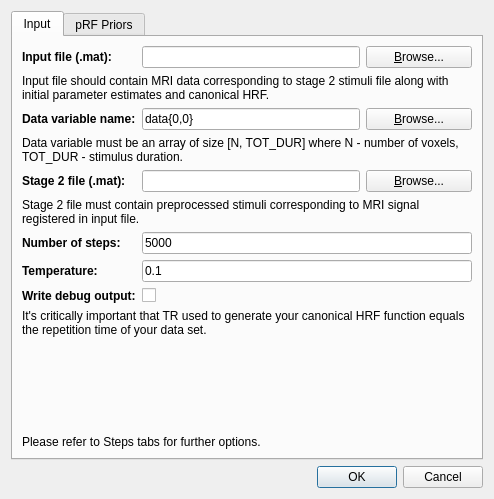
<?xml version="1.0" encoding="UTF-8"?>
<ui version="4.0">
 <class>PrfSamplingDialogCanonical</class>
 <widget class="QDialog" name="PrfSamplingDialogCanonical">
  <property name="geometry">
   <rect>
    <x>0</x>
    <y>0</y>
    <width>494</width>
    <height>499</height>
   </rect>
  </property>
  <property name="windowTitle">
   <string>QPrf - Posterior Sampling (Canonical HRF)</string>
  </property>
  <layout class="QVBoxLayout" name="verticalLayout">
   <item>
    <widget class="QTabWidget" name="tabWidget">
     <property name="currentIndex">
      <number>0</number>
     </property>
     <widget class="QWidget" name="tab">
      <attribute name="title">
       <string>Input</string>
      </attribute>
      <layout class="QGridLayout" name="gridLayout" columnstretch="0,0,0,0">
       <item row="0" column="0">
        <widget class="QLabel" name="label">
         <property name="font">
          <font>
           <weight>75</weight>
           <bold>true</bold>
          </font>
         </property>
         <property name="text">
          <string>Input file (.mat):</string>
         </property>
        </widget>
       </item>
       <item row="1" column="0" colspan="4">
        <widget class="QLabel" name="label_4">
         <property name="text">
          <string>Input file should contain MRI data corresponding to stage 2 stimuli file along with initial parameter estimates and canonical HRF.</string>
         </property>
         <property name="wordWrap">
          <bool>true</bool>
         </property>
        </widget>
       </item>
       <item row="10" column="0" colspan="4">
        <spacer name="verticalSpacer_2">
         <property name="orientation">
          <enum>Qt::Vertical</enum>
         </property>
         <property name="sizeHint" stdset="0">
          <size>
           <width>20</width>
           <height>40</height>
          </size>
         </property>
        </spacer>
       </item>
       <item row="9" column="0" colspan="4">
        <widget class="QLabel" name="label_24">
         <property name="sizePolicy">
          <sizepolicy hsizetype="Preferred" vsizetype="Preferred">
           <horstretch>0</horstretch>
           <verstretch>0</verstretch>
          </sizepolicy>
         </property>
         <property name="text">
          <string>It's critically important that TR used to generate your canonical HRF function equals the repetition time of your data set.</string>
         </property>
         <property name="wordWrap">
          <bool>true</bool>
         </property>
        </widget>
       </item>
       <item row="4" column="1" colspan="2">
        <widget class="QLineEdit" name="stage2FileName_lineEdit"/>
       </item>
       <item row="0" column="3">
        <widget class="QPushButton" name="dataFileBrowse_pushButton">
         <property name="text">
          <string>&amp;Browse...</string>
         </property>
        </widget>
       </item>
       <item row="3" column="0" colspan="4">
        <widget class="QLabel" name="label_5">
         <property name="text">
          <string>Data variable must be an array of size [N, TOT_DUR] where N - number of voxels, TOT_DUR - stimulus duration.</string>
         </property>
         <property name="wordWrap">
          <bool>true</bool>
         </property>
        </widget>
       </item>
       <item row="2" column="0">
        <widget class="QLabel" name="label_2">
         <property name="font">
          <font>
           <weight>75</weight>
           <bold>true</bold>
          </font>
         </property>
         <property name="text">
          <string>Data variable name:</string>
         </property>
        </widget>
       </item>
       <item row="6" column="1" colspan="3">
        <widget class="QLineEdit" name="numOfSteps_lineEdit">
         <property name="text">
          <string>5000</string>
         </property>
        </widget>
       </item>
       <item row="4" column="0">
        <widget class="QLabel" name="label_3">
         <property name="font">
          <font>
           <weight>75</weight>
           <bold>true</bold>
          </font>
         </property>
         <property name="text">
          <string>Stage 2 file (.mat):</string>
         </property>
        </widget>
       </item>
       <item row="7" column="0">
        <widget class="QLabel" name="label_20">
         <property name="font">
          <font>
           <weight>75</weight>
           <bold>true</bold>
          </font>
         </property>
         <property name="text">
          <string>Temperature:</string>
         </property>
        </widget>
       </item>
       <item row="2" column="3">
        <widget class="QPushButton" name="dataVarSpecBrowse_pushButton">
         <property name="text">
          <string>&amp;Browse...</string>
         </property>
        </widget>
       </item>
       <item row="0" column="1" colspan="2">
        <widget class="QLineEdit" name="dataFileName_lineEdit"/>
       </item>
       <item row="4" column="3">
        <widget class="QPushButton" name="stage2FileBrowse_pushButton">
         <property name="text">
          <string>&amp;Browse...</string>
         </property>
        </widget>
       </item>
       <item row="2" column="1" colspan="2">
        <widget class="QLineEdit" name="dataVarSpec_lineEdit">
         <property name="text">
          <string>data{0,0}</string>
         </property>
        </widget>
       </item>
       <item row="7" column="1" colspan="3">
        <widget class="QLineEdit" name="temperature_lineEdit">
         <property name="text">
          <string>0.1</string>
         </property>
        </widget>
       </item>
       <item row="11" column="0" colspan="4">
        <widget class="QLabel" name="label_21">
         <property name="text">
          <string>Please refer to Steps tabs for further options.</string>
         </property>
        </widget>
       </item>
       <item row="5" column="0" colspan="4">
        <widget class="QLabel" name="label_6">
         <property name="text">
          <string>Stage 2 file must contain preprocessed stimuli corresponding to MRI signal registered in input file.</string>
         </property>
         <property name="wordWrap">
          <bool>true</bool>
         </property>
        </widget>
       </item>
       <item row="6" column="0">
        <widget class="QLabel" name="label_7">
         <property name="font">
          <font>
           <weight>75</weight>
           <bold>true</bold>
          </font>
         </property>
         <property name="text">
          <string>Number of steps:</string>
         </property>
        </widget>
       </item>
       <item row="8" column="0">
        <widget class="QLabel" name="label_14">
         <property name="font">
          <font>
           <weight>75</weight>
           <bold>true</bold>
          </font>
         </property>
         <property name="text">
          <string>Write debug output:</string>
         </property>
        </widget>
       </item>
       <item row="8" column="1">
        <widget class="QCheckBox" name="writeDebug_checkBox">
         <property name="text">
          <string/>
         </property>
        </widget>
       </item>
      </layout>
     </widget>
     <widget class="QWidget" name="tab_2">
      <attribute name="title">
       <string>pRF Priors</string>
      </attribute>
      <layout class="QVBoxLayout" name="verticalLayout_2">
       <item>
        <layout class="QFormLayout" name="formLayout">
         <item row="0" column="0">
          <widget class="QLabel" name="label_30">
           <property name="font">
            <font>
             <weight>75</weight>
             <bold>true</bold>
            </font>
           </property>
           <property name="text">
            <string>pRF Model:</string>
           </property>
          </widget>
         </item>
         <item row="0" column="1">
          <widget class="QComboBox" name="pRF_model_comboBox">
           <item>
            <property name="text">
             <string>CSS-pRF (Kay et al.)</string>
            </property>
           </item>
           <item>
            <property name="text">
             <string>pRF (Dumoulin-Wandell)</string>
            </property>
           </item>
          </widget>
         </item>
         <item row="1" column="0">
          <widget class="QLabel" name="label_8">
           <property name="font">
            <font>
             <weight>75</weight>
             <bold>true</bold>
            </font>
           </property>
           <property name="text">
            <string>X Stdev:</string>
           </property>
          </widget>
         </item>
         <item row="1" column="1">
          <widget class="QLineEdit" name="xStep_lineEdit">
           <property name="text">
            <string>10</string>
           </property>
          </widget>
         </item>
         <item row="2" column="0">
          <widget class="QLabel" name="label_9">
           <property name="font">
            <font>
             <weight>75</weight>
             <bold>true</bold>
            </font>
           </property>
           <property name="text">
            <string>Y Stdev:</string>
           </property>
          </widget>
         </item>
         <item row="2" column="1">
          <widget class="QLineEdit" name="yStep_lineEdit">
           <property name="text">
            <string>10</string>
           </property>
          </widget>
         </item>
         <item row="3" column="0">
          <widget class="QLabel" name="label_10">
           <property name="font">
            <font>
             <weight>75</weight>
             <bold>true</bold>
            </font>
           </property>
           <property name="text">
            <string>RFSize Stdev:</string>
           </property>
          </widget>
         </item>
         <item row="3" column="1">
          <widget class="QLineEdit" name="rfsizeStep_lineEdit">
           <property name="text">
            <string>10</string>
           </property>
          </widget>
         </item>
         <item row="4" column="0">
          <widget class="QLabel" name="label_11">
           <property name="font">
            <font>
             <weight>75</weight>
             <bold>true</bold>
            </font>
           </property>
           <property name="text">
            <string>Exponent Stdev:</string>
           </property>
          </widget>
         </item>
         <item row="4" column="1">
          <widget class="QLineEdit" name="exptStep_lineEdit">
           <property name="text">
            <string>0.5</string>
           </property>
          </widget>
         </item>
         <item row="5" column="0">
          <widget class="QLabel" name="label_12">
           <property name="font">
            <font>
             <weight>75</weight>
             <bold>true</bold>
            </font>
           </property>
           <property name="text">
            <string>Gain Stdev:</string>
           </property>
          </widget>
         </item>
         <item row="5" column="1">
          <widget class="QLineEdit" name="gainStep_lineEdit">
           <property name="text">
            <string>10</string>
           </property>
          </widget>
         </item>
         <item row="6" column="0">
          <widget class="QLabel" name="label_25">
           <property name="font">
            <font>
             <weight>75</weight>
             <bold>true</bold>
            </font>
           </property>
           <property name="text">
            <string>Max Noise Stdev:</string>
           </property>
          </widget>
         </item>
         <item row="6" column="1">
          <widget class="QLineEdit" name="maxNoiseStdev_lineEdit">
           <property name="text">
            <string>10</string>
           </property>
          </widget>
         </item>
        </layout>
       </item>
       <item>
        <spacer name="verticalSpacer">
         <property name="orientation">
          <enum>Qt::Vertical</enum>
         </property>
         <property name="sizeHint" stdset="0">
          <size>
           <width>20</width>
           <height>40</height>
          </size>
         </property>
        </spacer>
       </item>
       <item>
        <widget class="QLabel" name="label_13">
         <property name="text">
          <string>Step sizes are expressed as standard deviations of independent normal distributions around current estimate and are multiplied by general temperature specified in the Input tab.</string>
         </property>
         <property name="wordWrap">
          <bool>true</bool>
         </property>
        </widget>
       </item>
      </layout>
     </widget>
    </widget>
   </item>
   <item>
    <widget class="QDialogButtonBox" name="buttonBox">
     <property name="orientation">
      <enum>Qt::Horizontal</enum>
     </property>
     <property name="standardButtons">
      <set>QDialogButtonBox::Cancel|QDialogButtonBox::Ok</set>
     </property>
    </widget>
   </item>
  </layout>
 </widget>
 <resources/>
 <connections>
  <connection>
   <sender>buttonBox</sender>
   <signal>accepted()</signal>
   <receiver>PrfSamplingDialogCanonical</receiver>
   <slot>accept()</slot>
   <hints>
    <hint type="sourcelabel">
     <x>257</x>
     <y>472</y>
    </hint>
    <hint type="destinationlabel">
     <x>157</x>
     <y>274</y>
    </hint>
   </hints>
  </connection>
  <connection>
   <sender>buttonBox</sender>
   <signal>rejected()</signal>
   <receiver>PrfSamplingDialogCanonical</receiver>
   <slot>reject()</slot>
   <hints>
    <hint type="sourcelabel">
     <x>325</x>
     <y>472</y>
    </hint>
    <hint type="destinationlabel">
     <x>286</x>
     <y>274</y>
    </hint>
   </hints>
  </connection>
 </connections>
</ui>
